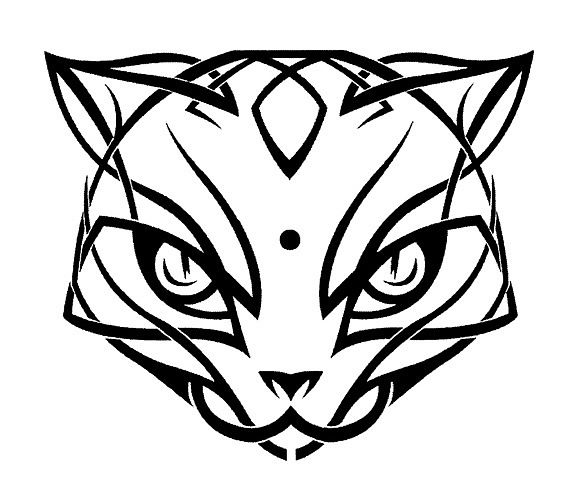
#> input picture exmpl/uglcat.jpg, 579 x 500 px
$ jupyter execute --allow-errors exxmpll.ipynb
#> lines starting #> are read from the running program, lines starting #| are printed output that depends on the picture; after the words box and inside, x2 and y2 are one past the last pixel; in counts of white or black regions, pixels touching at a corner belong together
## Задание 3.1
### Бинарные изображения, основные характеристики бинарных изображений
<font size="4">Вычислить площадь s, периметр р, ширину w, высоту h, отношение ширины к высоте w/h, отношение площади изображения к площади описывающего прямоугольника s/(wh), эквивалентный диаметр, центр масс, моменты бинарного изображения.

[cell 1]
import cv2
import numpy as np
import matplotlib.pyplot as plt
img = cv2.imread('uglcat.jpg',0)
#> img is the input picture: shape (500, 579); min 0, max 255, mean 206.5
imag = cv2.imread('uglcat.jpg',0)
plt.imshow(cv2.cvtColor(img, cv2.COLOR_BGR2RGB))
plt.axis("off")

[cell 2]
ret, thresh = cv2.threshold(img, 0, 255, 0)
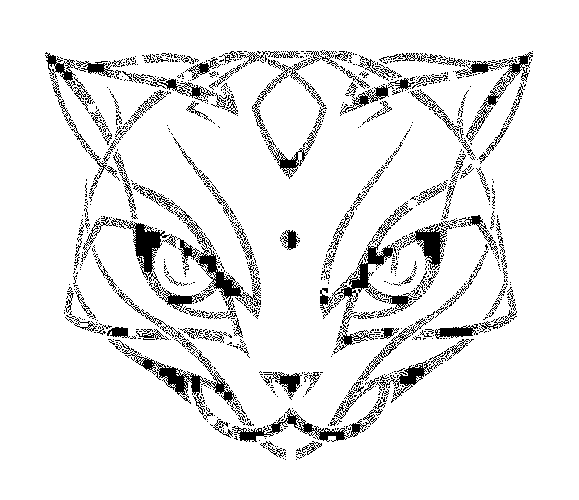
#> thresh: shape (500, 579); 91.4% white; 1033 black regions (877 under 20 px), largest, box (x1, y1, x2, y2) and area: (81, 216, 214, 314) 1624, (332, 234, 399, 354) 1377, (115, 340, 237, 415) 1314
#> (the rest of this cell did not finish here and is left out)
